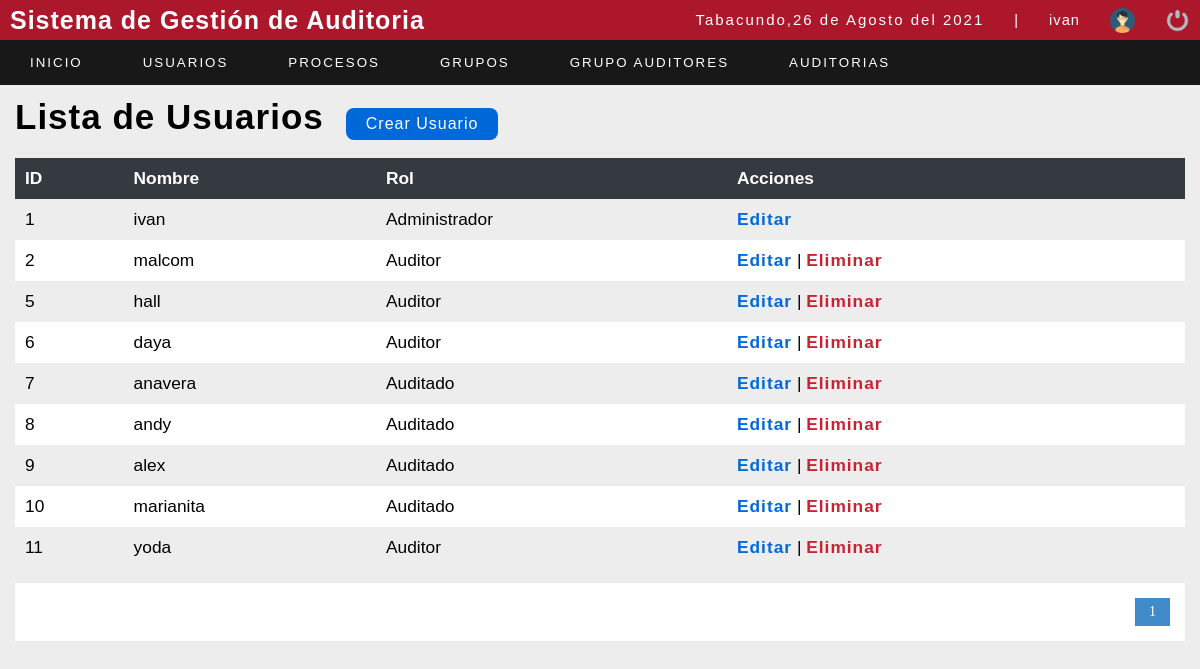
The page /sistema/lista_usuario.php (signed in) on the database as committed earlier.
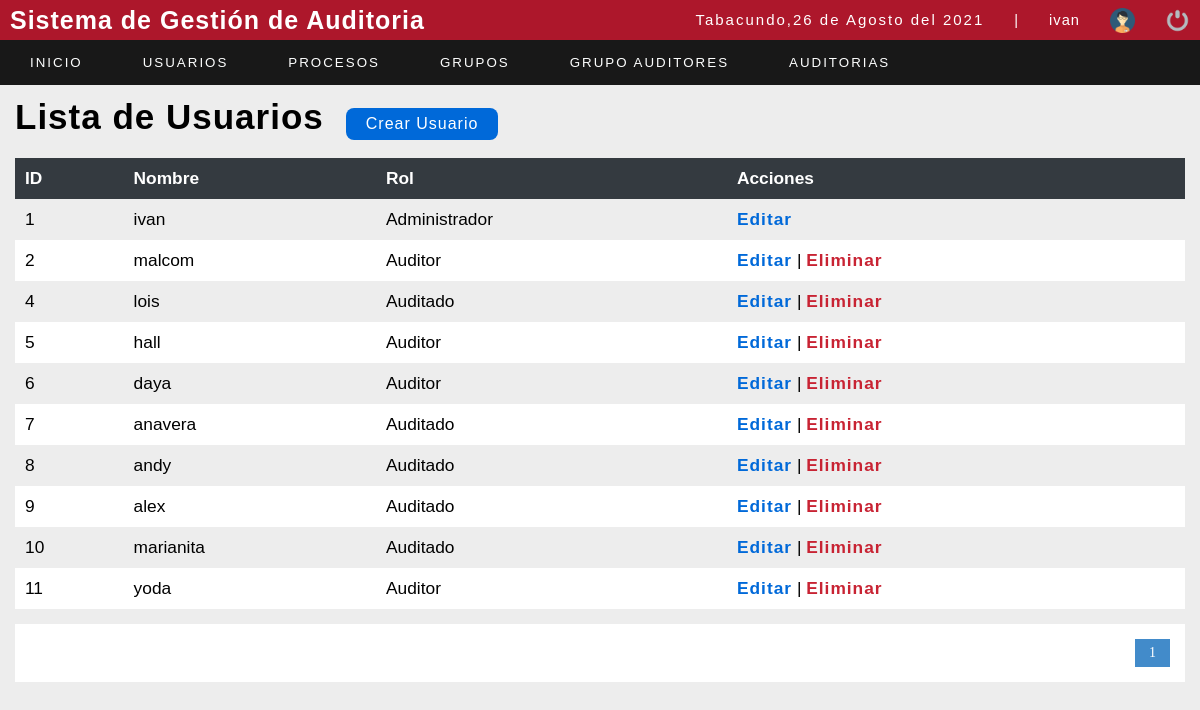
The same page on the database as committed later.
### tables this page shows
CREATE TABLE `usuario` (
  `id_user` int(11) NOT NULL,
  `user` varchar(20) NOT NULL,
  `password` varchar(100) NOT NULL,
  `correo` varchar(50) NOT NULL,
  `rol` int(11) NOT NULL,
  `estatus` int(11) NOT NULL
);

CREATE TABLE `rol` (
  `idrol` int(11) NOT NULL,
  `rol` varchar(20) NOT NULL
);

### sistema/lista_usuario.php (the view, shortened to what this page needs)
<?php
include "../conexion.php";
?>
<!DOCTYPE html>
<html lang="en">
<head>
	<?php include "includes/scripts.php"; ?>
</head>
<body>
	<?php include "includes/header.php"; ?>
	<section id="container">
		<h1>Lista de Usuarios</h1>
		<a href="registro_usuario.php" class="btn_new">Crear Usuario</a>
		<table>
			<tr>
				<th>ID</th>
				<th>Nombre</th>
				<th>Rol</th>
				<th>Acciones</th>
			</tr>
			<?php
			$sql_registe = mysqli_query($conection, "SELECT COUNT(*) as total_registro FROM usuario WHERE estatus = 1 ");
			$result_register = mysqli_fetch_array($sql_registe);
			$total_registro = $result_register['total_registro'];
			$por_pagina = 10;
			if (empty($_GET['pagina'])) {
				$pagina = 1;
			} else {
				$pagina = $_GET['pagina'];
			}
			$desde = ($pagina - 1) * $por_pagina;
			$total_paginas = ceil($total_registro / $por_pagina);
			$query = mysqli_query($conection, "SELECT u.id_user,u.user,r.rol FROM usuario u INNER JOIN rol r ON u.rol = r.idrol WHERE estatus = 1 ORDER BY u.id_user ASC LIMIT $desde,$por_pagina");
			$result = mysqli_num_rows($query);
			if ($result > 0) {
				while ($data = mysqli_fetch_array($query)) {
			?>
					<tr>
						<td><?php echo $data["id_user"]; ?></td>
						<td><?php echo $data["user"];  ?></td>
						<td><?php echo $data["rol"]; ?></td>
						<td>
							<a class="link_edit" href="editar_usuario.php?id=<?php echo $data["id_user"]; ?>">Editar</a>
							<?php if ($data["id_user"] != 1) { ?>
								|
								<a class="link_delete" href="eliminar_usuario.php?id=<?php echo $data["id_user"]; ?>">Eliminar</a>
							<?php } ?>
						</td>
					</tr>
			<?php
				}
			}
			?>
		</table>
		<div class="paginador">
			<ul>
				<?php
				for ($i = 1; $i <= $total_paginas; $i++) {
					if ($i == $pagina) {
						echo '<li class="pageSelected">' . $i . '</li>';
					} else {
						echo '<li><a href="?pagina=' . $i . '">' . $i . '</a></li>';
					}
				}
				?>
			</ul>
		</div>
	</section>
</body>
</html>

Rows that differ between the two databases and show on the page:
now on this page (row edited): usuario: id_user "4", user "lois", rol.rol "Auditado"
